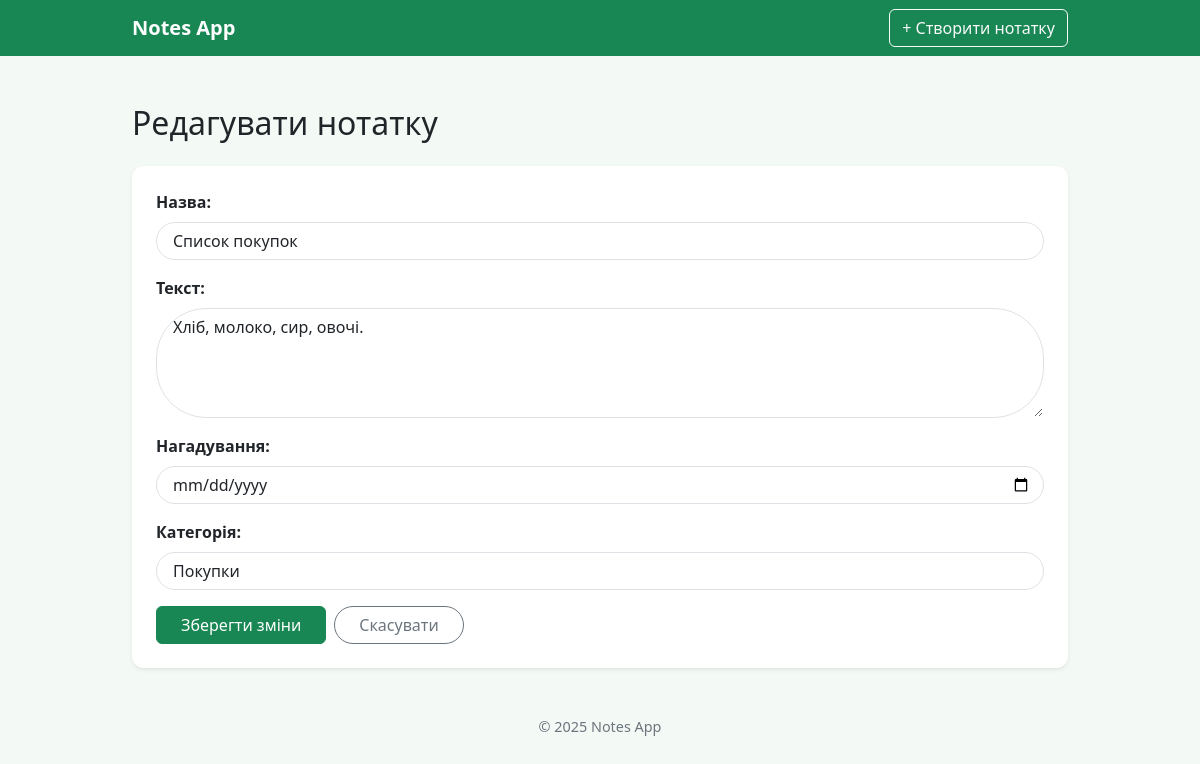
/2/edit/, run on an earlier commit of the app's database.
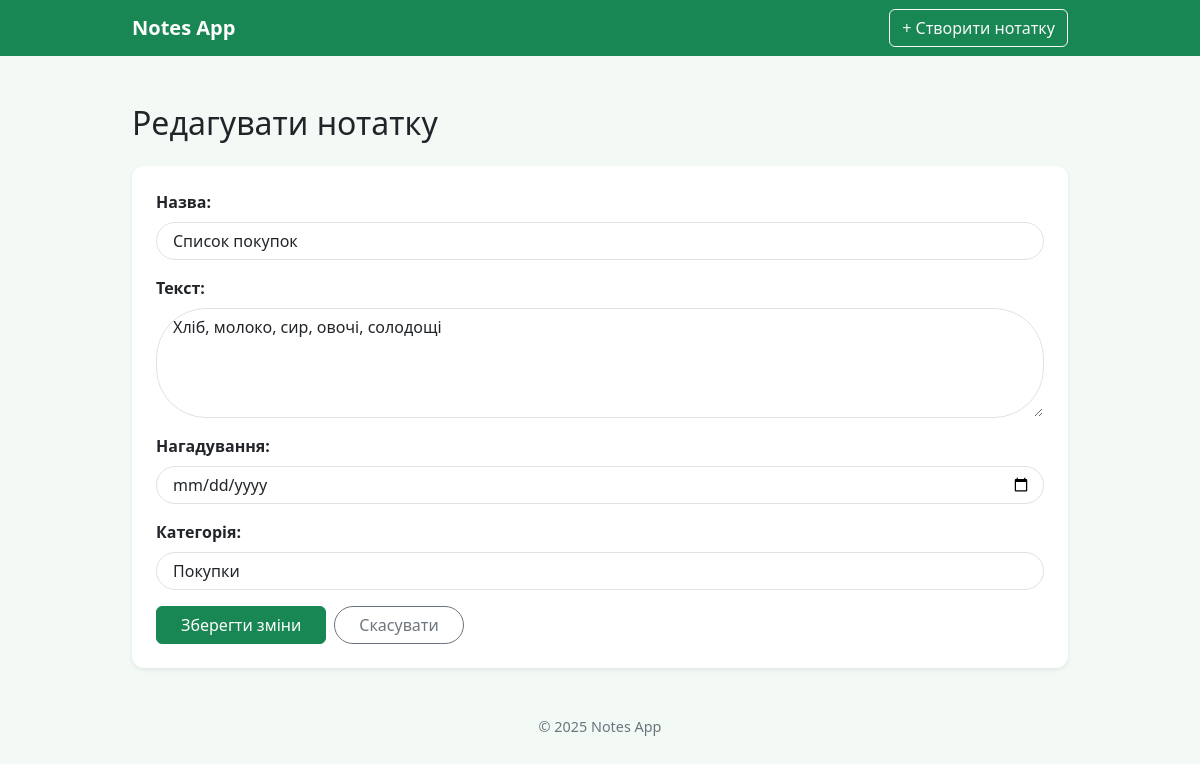
And on a later commit of the database.
### notes/models.py (models this page shows, shortened)
class Notes(models.Model):
    title = models.CharField(
        max_length=200,
        verbose_name='Назва нотатки'
    )
    text = models.TextField(
        verbose_name='Текст'
    )
    reminder = models.DateField(
        null=True,
        blank=True,
        verbose_name='Дата нагадування'
    )
    category = models.ForeignKey(
        Category,
        on_delete=models.CASCADE,  # якщо видалять, то зникнуть нотатки
        related_name="notes",      # для доступу до category.notes.all()
        verbose_name='Категорія'
    )
    class Meta:
        ordering = ["-reminder", "title"]  #сортування, де нагадування ближче
        verbose_name = 'Нотатка'
        verbose_name_plural = 'Нотатки'

### notes/views.py (the view)
# urls.py: path('<int:pk>/edit/', edit_note_view, name='edit_note'),
def edit_note_view(request, pk):
    note = Notes.objects.get(pk=pk)
    if request.method == 'POST':
        form = NoteForm(request.POST, instance=note)
        if form.is_valid():
            form.save()
            return redirect('notes:note_detail', pk=note.pk)
    else:
        form = NoteForm(instance=note)
    return render(request, 'edit_note.html', {'form': form, 'note': note})

### notes/forms.py
class NoteForm(forms.ModelForm):
    class Meta:
        model = Notes
        fields = ['title', 'text', 'reminder', 'category']
        labels = {
            'title': 'Назва',
            'text': 'Текст',
            'reminder': 'Нагадування',
            'category': 'Категорія'
        }
        widgets = {
            'title': forms.TextInput(attrs={'class': 'form-control'}),
            'text': forms.Textarea(attrs={'class': 'form-control', 'rows': '4'}),
            'reminder': forms.DateInput(attrs={'type': 'date', 'class': 'form-control'}),
            'category': forms.Select(attrs={'class': 'form-control'}),
        }

### notes/models.py (called while the page is built)
    def __str__(self) -> str:
        return self.title

### notes/templates/edit_note.html (shortened to what this page needs)
{% extends 'base.html' %}
{% block content %}
<div class="container-main mx-auto">
    <h2 class="mb-4">Редагувати нотатку</h2>
    <form method="POST" class="card p-4 shadow-sm">
        <div class="mb-3">
            <label class="form-label fw-semibold">Назва:</label>
            {{ form.title }}
        </div>
        <div class="mb-3">
            <label class="form-label fw-semibold">Текст:</label>
            {{ form.text }}
        </div>
        <div class="mb-3">
            <label class="form-label fw-semibold">Нагадування:</label>
            {{ form.reminder }}
        </div>
        <div class="mb-3">
            <label class="form-label fw-semibold">Категорія:</label>
            {{ form.category }}
        </div>
        <div class="d-flex gap-2">
            <button type="submit" class="btn btn-success px-4">Зберегти зміни</button>
            <a href="{% url 'notes:note_detail' note.id %}" class="btn btn-outline-secondary px-4">
                Скасувати
            </a>
        </div>
    </form>
</div>
{% endblock %}

What changed in the data, as far as the page shows it:
changed Notes "Список покупок": text "Хліб, молоко, сир, овочі." → "Хліб, молоко, сир, овочі, солодощі"
